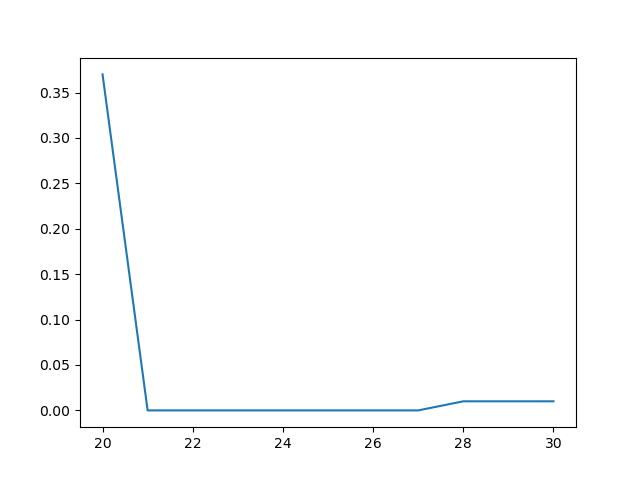

Source code (Python):
# write fib function with and without numba

from numba import njit
from time import perf_counter as pc
import matplotlib.pyplot as plt

def fib_py(n):
	if n <= 1:
		return n
	else:
		return (fib_py(n-1) + fib_py(n-2))

@njit
def fib_numba(n):
	if n <= 1:
		return n
	else:
		return (fib_numba(n-1) + fib_numba(n-2))

def main():
	x_py = []
	y_py = []
	for i in range(20, 31):
		x_py.append(i)
		start_py = pc()
		fib_py(i)
		end_py = pc()
		time_py = round(end_py-start_py, 2)
		y_py.append(time_py)
	plt.plot(x_py, y_py)
	plt.savefig('pure_py.png', format = 'png')
	plt.clf()
	x_numba = []
	y_numba = []
	for j in range(20, 31):
		x_numba.append(j)
		start_numba = pc()
		fib_numba(j)
		end_numba = pc()
		time_numba = round(end_numba-start_numba, 2)
		y_numba.append(time_numba)
	plt.plot(x_numba, y_numba)
	plt.savefig('py_numba.png', format = 'png')

if __name__ == '__main__':
	main()
